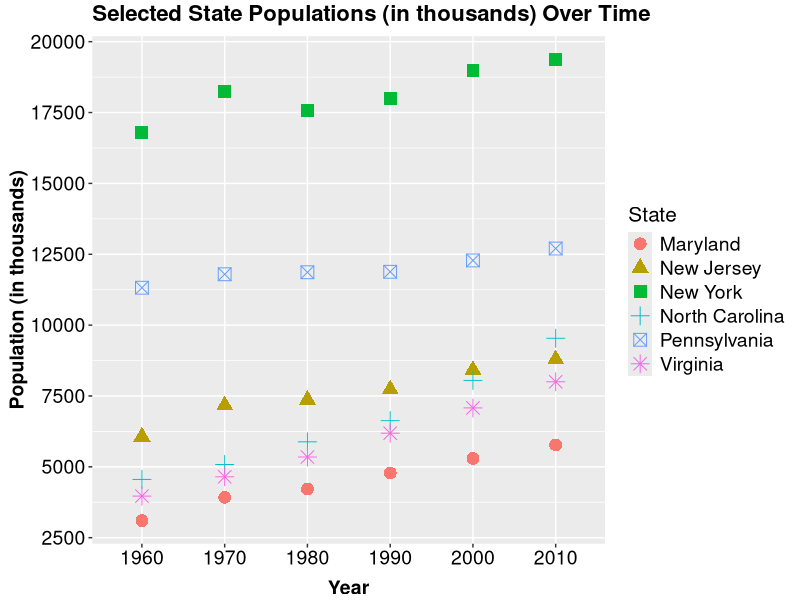

Here is the R script that generated this plot:
# This script creates a scatter plot using (a subset of) 'census_data.csv'.

# A description of 'census_data.csv' can be found in 'census_data_scrape_and_process.R'.
# To avoid an overwhelming plot, I will be using a subset of 'census_data.csv' consisting of
# all observations for 6 states (North Carolina, Maryland, New Jersey, Pennsylvania, Virginia, 
# and New York).

# Load packages.
library(data.table)
library(reshape2)
library(ggplot2)

# Load data.
census_data = data.table(read.csv('census_data.csv', 
                                  header = T, 
                                  stringsAsFactors = F, 
                                  check.names = F))

#####
# SUBSET/PROCESS DATA.

  # Remove unneeded column.
  census_data$`Area (sq. miles)` = NULL

  # Specify states of interest.
  states = c('North Carolina', 'Maryland', 'New Jersey', 'Pennsylvania', 
             'Virginia', 'New York')
  
  # Create data subset (specified above).
  census_subset = census_data[Name %in% states]
  
  # Divided population values by 1000 for easier graph viewing.
  census_subset$`1960` = census_subset$`1960` / 1000
  census_subset$`1970` = census_subset$`1970` / 1000
  census_subset$`1980` = census_subset$`1980` / 1000
  census_subset$`1990` = census_subset$`1990` / 1000
  census_subset$`2000` = census_subset$`2000` / 1000
  census_subset$`2010` = census_subset$`2010` / 1000
  
  # Melt 'census_subset' to allow creation of scatter plot.
  census_subset = melt(census_subset, 
                       id = 'Name')
  
  # Change column names of 'census_subset'.
  setnames(census_subset, 
           names(census_subset), 
           c('State', 'Year', 'Population'))

#####  
# Plot data.
ggplot(data = census_subset, 
       aes(x = Year, 
           y = Population, 
           color = State, 
           shape = State)) +
  geom_point(size = 4) +
  scale_y_continuous(breaks = seq(2500, 20000, by = 2500)) +
  theme(axis.text.x = element_text(color = 'black', 
                                   size = 14), 
        axis.text.y = element_text(color = 'black', 
                                   size = 14), 
        axis.title.x = element_text(face = 'bold', 
                                    size = 14, 
                                    vjust = -0.4), 
        axis.title.y = element_text(face = 'bold', 
                                    size = 14, 
                                    vjust = 0.6), 
        plot.title = element_text(face = 'bold',
                                  size = 16, 
                                  vjust = 1.5), 
        legend.title = element_text(size = 15), 
        legend.text = element_text(size = 14)) +
  ggtitle('Selected State Populations (in thousands) Over Time') +
  xlab('Year') +
  ylab('Population (in thousands)')
